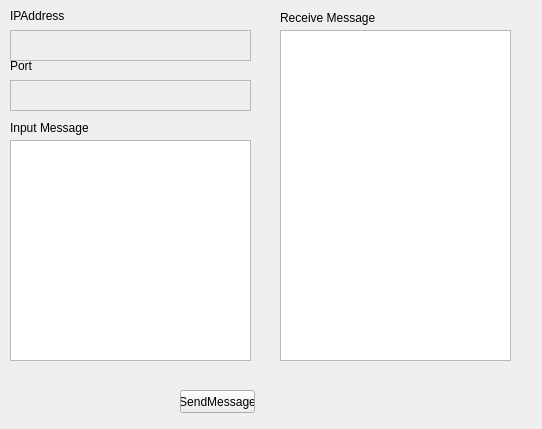
<?xml version="1.0" encoding="UTF-8"?>
<ui version="4.0">
 <class>Client</class>
 <widget class="QWidget" name="Client">
  <property name="geometry">
   <rect>
    <x>0</x>
    <y>0</y>
    <width>542</width>
    <height>429</height>
   </rect>
  </property>
  <property name="windowTitle">
   <string>Client</string>
  </property>
  <widget class="QLabel" name="label_2">
   <property name="geometry">
    <rect>
     <x>10</x>
     <y>60</y>
     <width>54</width>
     <height>12</height>
    </rect>
   </property>
   <property name="text">
    <string>Port</string>
   </property>
  </widget>
  <widget class="QTextEdit" name="IPText">
   <property name="enabled">
    <bool>false</bool>
   </property>
   <property name="geometry">
    <rect>
     <x>10</x>
     <y>30</y>
     <width>241</width>
     <height>31</height>
    </rect>
   </property>
   <property name="acceptDrops">
    <bool>true</bool>
   </property>
   <property name="readOnly">
    <bool>true</bool>
   </property>
   <property name="acceptRichText">
    <bool>true</bool>
   </property>
  </widget>
  <widget class="QLabel" name="label">
   <property name="geometry">
    <rect>
     <x>10</x>
     <y>10</y>
     <width>54</width>
     <height>12</height>
    </rect>
   </property>
   <property name="text">
    <string>IPAddress</string>
   </property>
  </widget>
  <widget class="QTextEdit" name="receiveText">
   <property name="geometry">
    <rect>
     <x>280</x>
     <y>30</y>
     <width>231</width>
     <height>331</height>
    </rect>
   </property>
  </widget>
  <widget class="QLabel" name="label_5">
   <property name="geometry">
    <rect>
     <x>280</x>
     <y>10</y>
     <width>101</width>
     <height>16</height>
    </rect>
   </property>
   <property name="text">
    <string>Receive Message</string>
   </property>
  </widget>
  <widget class="QPushButton" name="pushButton">
   <property name="geometry">
    <rect>
     <x>180</x>
     <y>390</y>
     <width>75</width>
     <height>23</height>
    </rect>
   </property>
   <property name="text">
    <string>SendMessage</string>
   </property>
  </widget>
  <widget class="QLabel" name="label_4">
   <property name="geometry">
    <rect>
     <x>10</x>
     <y>120</y>
     <width>111</width>
     <height>16</height>
    </rect>
   </property>
   <property name="text">
    <string>Input Message</string>
   </property>
  </widget>
  <widget class="QTextEdit" name="portText">
   <property name="enabled">
    <bool>false</bool>
   </property>
   <property name="geometry">
    <rect>
     <x>10</x>
     <y>80</y>
     <width>241</width>
     <height>31</height>
    </rect>
   </property>
   <property name="acceptDrops">
    <bool>true</bool>
   </property>
   <property name="inputMethodHints">
    <set>Qt::ImhMultiLine</set>
   </property>
   <property name="readOnly">
    <bool>true</bool>
   </property>
   <property name="acceptRichText">
    <bool>true</bool>
   </property>
  </widget>
  <widget class="QTextEdit" name="inputEdit">
   <property name="geometry">
    <rect>
     <x>10</x>
     <y>140</y>
     <width>241</width>
     <height>221</height>
    </rect>
   </property>
  </widget>
 </widget>
 <layoutdefault spacing="6" margin="11"/>
 <resources/>
 <connections/>
</ui>
